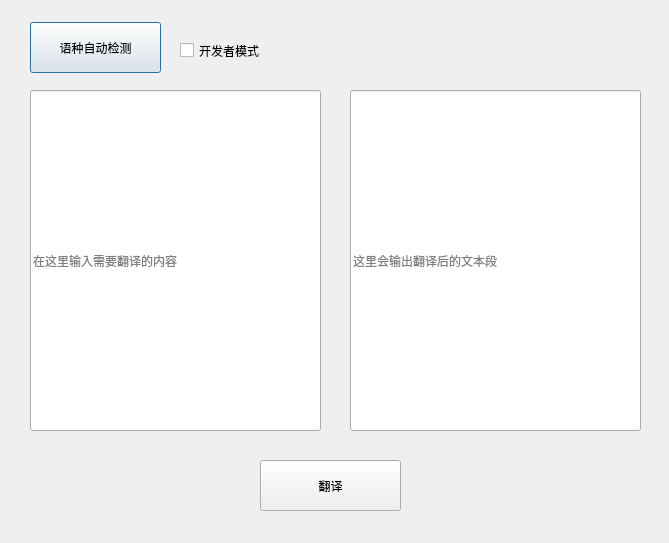
<?xml version="1.0" encoding="UTF-8"?>
<ui version="4.0">
 <class>Dialog</class>
 <widget class="QDialog" name="Dialog">
  <property name="geometry">
   <rect>
    <x>0</x>
    <y>0</y>
    <width>669</width>
    <height>543</height>
   </rect>
  </property>
  <property name="windowTitle">
   <string>谷歌翻译</string>
  </property>
  <widget class="QLineEdit" name="lineEdit_2">
   <property name="geometry">
    <rect>
     <x>350</x>
     <y>90</y>
     <width>291</width>
     <height>341</height>
    </rect>
   </property>
   <property name="text">
    <string/>
   </property>
   <property name="placeholderText">
    <string>这里会输出翻译后的文本段</string>
   </property>
  </widget>
  <widget class="QPushButton" name="pushButton">
   <property name="geometry">
    <rect>
     <x>30</x>
     <y>22</y>
     <width>131</width>
     <height>51</height>
    </rect>
   </property>
   <property name="text">
    <string>语种自动检测</string>
   </property>
  </widget>
  <widget class="QPushButton" name="pushButton_2">
   <property name="geometry">
    <rect>
     <x>260</x>
     <y>460</y>
     <width>141</width>
     <height>51</height>
    </rect>
   </property>
   <property name="text">
    <string>翻译</string>
   </property>
  </widget>
  <widget class="QCheckBox" name="checkBox">
   <property name="geometry">
    <rect>
     <x>180</x>
     <y>30</y>
     <width>151</width>
     <height>41</height>
    </rect>
   </property>
   <property name="text">
    <string>开发者模式</string>
   </property>
  </widget>
  <widget class="QLineEdit" name="lineEdit_3">
   <property name="geometry">
    <rect>
     <x>30</x>
     <y>90</y>
     <width>291</width>
     <height>341</height>
    </rect>
   </property>
   <property name="text">
    <string/>
   </property>
   <property name="placeholderText">
    <string>在这里输入需要翻译的内容</string>
   </property>
  </widget>
 </widget>
 <resources/>
 <connections/>
</ui>
